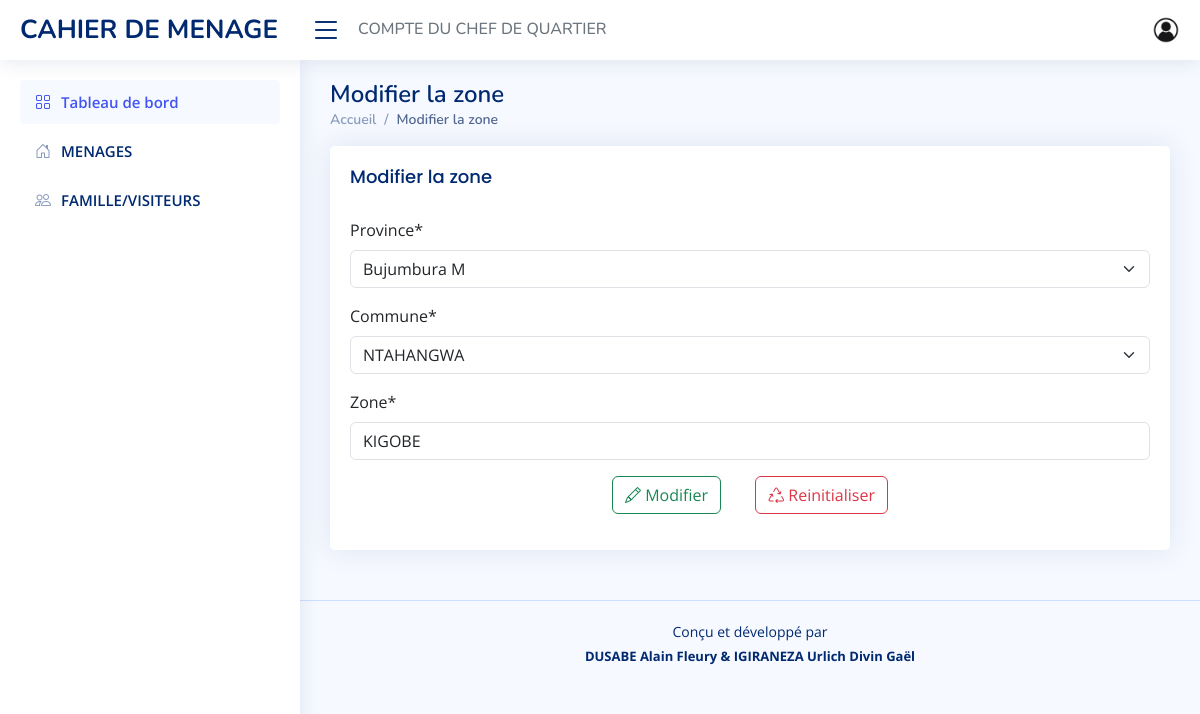
The page /zone/edit/1 (signed in) on the database its author committed.
### app/models/province.py (models this page shows)
class Province (models.Model):
    province = models.CharField(max_length=15, unique=True)
    def __str__(self) -> str:
        return self.province

### app/models/commune.py (models this page shows)
class Commune (models.Model):
    province = models.ForeignKey(Province, on_delete=models.CASCADE)
    commune = models.CharField(max_length=15, unique=True)
    def __str__(self) -> str:
        return self.commune

### app/models/zone.py (models this page shows, shortened)
class Zone (models.Model):
    province=models.ForeignKey(Province, on_delete=models.CASCADE,null=True,related_name='provinces')
    commune=models.ForeignKey(Commune, on_delete=models.CASCADE,null=True,related_name='communes')
    zone = models.CharField(max_length=15, unique=True)

### app/views/zone.py (the view)
# urls.py: path('zone/edit/<int:id>', zone.edit_zone, name ='edit_zone'),
@login_required(login_url ='login')
def edit_zone(request, id):
    assert isinstance(request, HttpRequest)
    page_title = 'Modifier la zone'
    template = 'app/settings/zone/edit.html'
    if request.method == 'GET':
        if id == 0:
            form = ZoneForm()
        else:
            zone = Zone.objects.get(pk=id)
            form = ZoneForm(instance=zone)
        context = {
            'form': form,
            'page_title': page_title
        }
        return render(
            request,
            template_name=template,
            context=context
        )

### app/forms/zone.py
class ZoneForm (ModelForm) :
    class Meta :
        model = Zone
        fields = ['province','commune','zone']
    def __init__(self, *args, **kwargs):
        super().__init__(*args, **kwargs)
        self.fields['commune'].queryset = Commune.objects.none()
        if 'province' in self.data:
                print(self.data)
                try:
                    province_id = int(self.data.get('province'))
                    self.fields['commune'].queryset = Commune.objects.filter(province_id=province_id).order_by('province')
                except (ValueError, TypeError):
                    pass  # invalid input from the client; ignore and fallback to empty City queryset
        elif self.instance.pk:
                self.fields['commune'].queryset = self.instance.province.commune_set.order_by('commune')

### app/templatetags/user_tags.py (called while the page is built)
@register.filter
def user_belongs_to_group(user, group_name):
    return user.groups.filter(name=group_name).exists()

### app/templates/app/settings/zone/edit.html (shortened to what this page needs)
{% extends 'app/layouts/default.html' %}
{% block content %}
{% load crispy_forms_tags %}
<section class="section">
    <div class="row">
        <div class="col-lg-12">
            <div class="card">
                <div class="card-body">
                    <h5 class="card-title">{{page_title}}</h5>
                    <form action="{% url 'update_zone' form.instance.pk %}" method="POST" class="mt-3">
                        <div class="form-group">
                            {{ form|crispy}}
                        </div>
                        <div class="text-center mt-3 mb-3">
                            <button type="submit" style="margin-right: 30px;"
                                class="btn btn-outline-success"><i class="bi bi-pencil"></i> Modifier</button>
                            <button type="reset" class="btn btn-outline-danger"><i class="bi bi-recycle"></i> Reinitialiser</button>
                        </div>
                    </form>
                </div>
            </div>
        </div>
    </div>
</section>
{% endblock %}

### app/static/app/css/style.css (style rules this page uses)
:root { scroll-behavior: smooth; }
body { font-family: "Open Sans", sans-serif; background: #f6f9ff; color: #444444; }
h1, h2, h3, h4, h5, h6 { font-family: "Nunito", sans-serif; }
.card { margin-bottom: 30px; border: none; border-radius: 5px; box-shadow: 0px 0 30px rgba(1, 41, 112, 0.1); }
.card-title { padding: 20px 0 15px 0; font-size: 18px; font-weight: 500; color: #012970; font-family: "Poppins", sans-serif; }
.card-body { padding: 0 20px 20px 20px; }

### rows shown on the page
Province: province "Bujumbura M"
Commune: commune "NTAHANGWA"
Zone: zone "KIGOBE"

### other values the page prints
{{ page_title }} "Modifier la zone"
